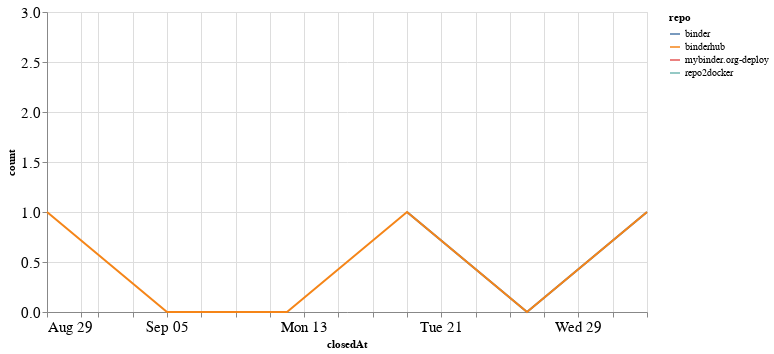

Notebook code for this chart:
### Code cell
closed_by_time = closed_by.groupby('repo').resample('W', on='closedAt').count()['author'].reset_index()
closed_by_time = closed_by_time.rename(columns={'author': 'count'})

alt.Chart(closed_by_time, width=600).mark_line().encode(
    x='closedAt',
    y='count',
    color='repo',
    tooltip="repo"
)

### Figure 1 — Vega-Lite specification as saved in the notebook (floating-point values rounded to 4 significant figures)
{"config": {"axisLeft": {"labelFontSize": 15}, "axisBottom": {"labelFontSize": 15}}, "data": {"name": "data-0f2485df08e9ca9664796489922f626d"}, "mark": "line", "encoding": {"color": {"type": "nominal", "field": "repo"}, "tooltip": {"type": "nominal", "field": "repo"}, "x": {"type": "temporal", "field": "closedAt"}, "y": {"type": "quantitative", "field": "count"}}, "width": 600, "$schema": "https://vega.github.io/schema/vega-lite/v4.8.1.json", "datasets": {"data-0f2485df08e9ca9664796489922f626d": [{"repo": "binder", "closedAt": "2021-09-19T00:00:00", "count": 1}, {"repo": "binder", "closedAt": "2021-09-26T00:00:00", "count": 0}, {"repo": "binder", "closedAt": "2021-10-03T00:00:00", "count": 1}, {"repo": "binderhub", "closedAt": "2021-08-29T00:00:00", "count": 1}, {"repo": "binderhub", "closedAt": "2021-09-05T00:00:00", "count": 0}, {"repo": "binderhub", "closedAt": "2021-09-12T00:00:00", "count": 0}, {"repo": "binderhub", "closedAt": "2021-09-19T00:00:00", "count": 1}, {"repo": "binderhub", "closedAt": "2021-09-26T00:00:00", "count": 0}, {"repo": "binderhub", "closedAt": "2021-10-03T00:00:00", "count": 1}, {"repo": "mybinder.org-deploy", "closedAt": "2021-09-26T00:00:00", "count": 3}, {"repo": "repo2docker", "closedAt": "2021-09-19T00:00:00", "count": 1}]}}
